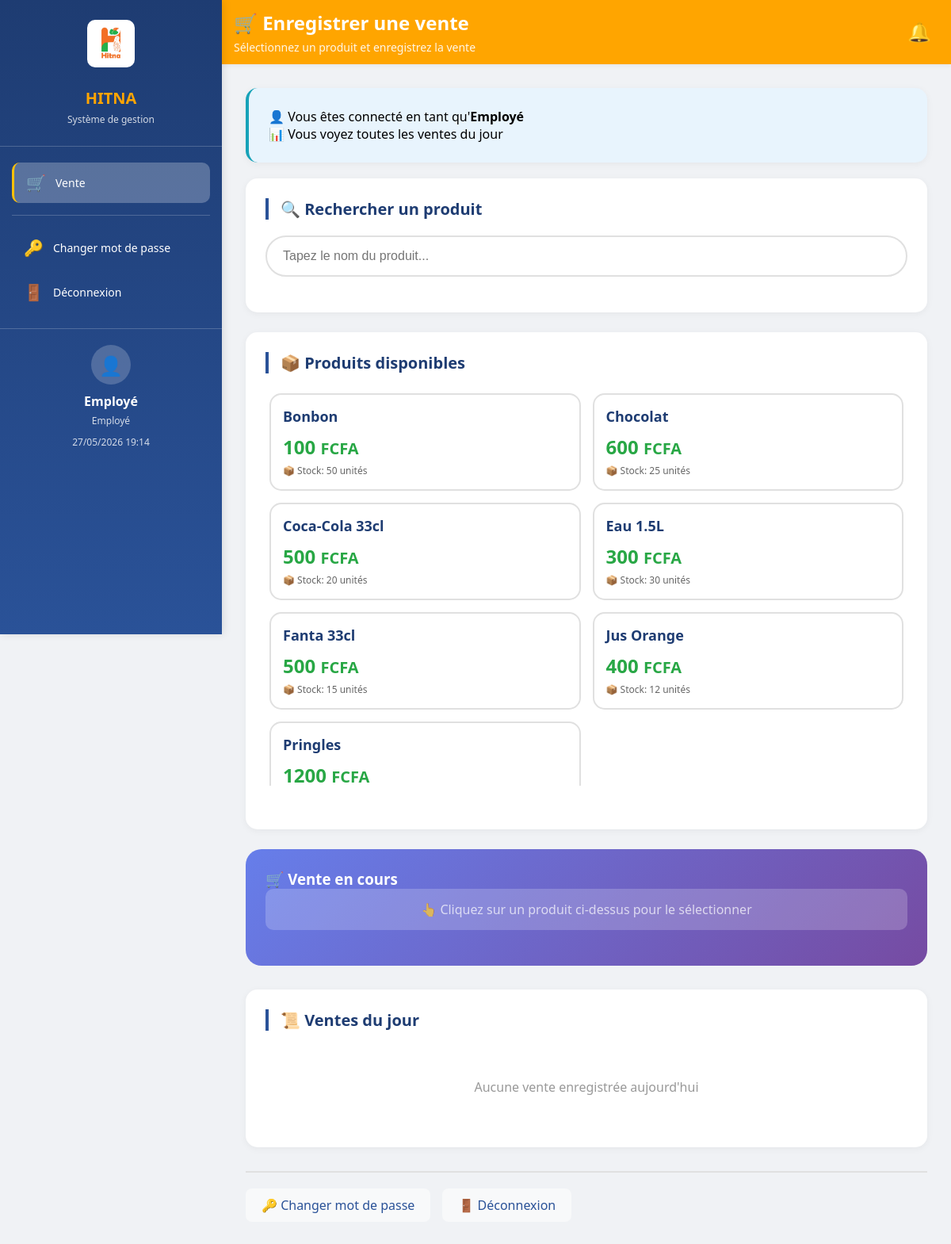
The app's page /vente (signed in) with its own data.
### tables this page shows
CREATE TABLE produits (
        id INTEGER PRIMARY KEY,
        nom TEXT,
        prix INTEGER,
        stock INTEGER DEFAULT 0,
        stock_min INTEGER DEFAULT 5);

### app.py (the view, shortened to what this page needs)
@app.route('/vente', methods=['GET', 'POST'])
def vente():
    if session.get('role') != 'employe':
        return redirect('/login')
    conn = sqlite3.connect('hitna.db')
    c = conn.cursor()
    c.execute("SELECT id, nom, prix, stock FROM produits WHERE stock > 0 ORDER BY nom")
    produits = c.fetchall()
    c.execute('''
        SELECT s.id, p.nom, s.quantite, s.total, s.date_sortie, s.client,
               u.nom as vendeur,
               u.role as role_vendeur
        FROM sorties s
        JOIN produits p ON s.produit_id = p.id
        JOIN users u ON s.employe_id = u.id
        WHERE date(s.date_sortie) = date('now')
        ORDER BY s.date_sortie DESC
    ''')
    historique = c.fetchall()
    c.execute('''
        SELECT
            u.role,
            COUNT(s.id) as nb_ventes,
            SUM(s.total) as total_ventes
        FROM sorties s
        JOIN users u ON s.employe_id = u.id
        WHERE date(s.date_sortie) = date('now')
        GROUP BY u.role
    ''')
    stats_vendeurs = c.fetchall()
    c.execute('''
        SELECT SUM(total) as total_jour, COUNT(*) as nb_ventes
        FROM sorties
        WHERE date(date_sortie) = date('now')
    ''')
    total_general = c.fetchone()
    conn.close()
    return render_template('vente.html',
                         produits=produits,
                         historique=historique,
                         stats_vendeurs=stats_vendeurs,
                         total_general=total_general)

### app.py (called while the page is built)
@app.context_processor
def inject_now():
    return {'date_actuelle': datetime.now().strftime('%d/%m/%Y %H:%M')}

### templates/vente.html (shortened to what this page needs)
{% extends "base.html" %}
{% block page_title %}🛒 Enregistrer une vente{% endblock %}
{% block page_subtitle %}Sélectionnez un produit et enregistrez la vente{% endblock %}
{% block content %}
<div class="card" style="background: #e8f4fd; border-left: 4px solid #17a2b8; margin-bottom: 20px;">
    <p style="margin: 0;">
        👤 Vous êtes connecté en tant qu'<strong>{{ session.user_nom }}</strong><br>
        📊 Vous voyez toutes les ventes du jour
    </p>
</div>
<div class="card">
    <h2 class="card-title">🔍 Rechercher un produit</h2>
    <div class="search-container">
        <input type="text" id="searchInput" class="search-box" placeholder="Tapez le nom du produit..." autocomplete="off">
    </div>
</div>
<div class="card">
    <h2 class="card-title">📦 Produits disponibles</h2>
    <div class="products-grid" id="productsGrid">
        {% for p in produits %}
        <div class="product-card" data-id="{{ p[0] }}" data-name="{{ p[1] }}" data-price="{{ p[2] }}" data-stock="{{ p[3] }}">
            <div class="product-name">{{ p[1] }}</div>
            <div class="product-price">{{ p[2] }} <small>FCFA</small></div>
            <div class="product-stock">📦 Stock: {{ p[3] }} unités</div>
        </div>
        {% endfor %}
    </div>
</div>
<div class="sale-form-container">
    <h3>🛒 Vente en cours</h3>
    <div id="selectedProductDisplay" class="selected-product-info">
        <div style="opacity: 0.7;">👆 Cliquez sur un produit ci-dessus pour le sélectionner</div>
    </div>
</div>
<div class="card">
    <h2 class="card-title">📜 Ventes du jour</h2>
    {% if historique %}
    <div class="table-container">
        <table class="table">
            <thead>
                <tr>
                    <th>Heure</th>
                    <th>Produit</th>
                    <th>Quantité</th>
                    <th>Total (FCFA)</th>
                    <th>Client</th>
                    <th>Vendeur</th>
                </tr>
            </thead>
            <tbody>
                {% for v in historique %}
                <tr>
                    <td>{{ v[4].split(' ')[1] if v[4] else '-' }}</td>
                    <td><strong>{{ v[1] }}</strong></td>
                    <td>{{ v[2] }}</td>
                    <td style="color: #28a745; font-weight: bold;">{{ v[3] }} FCFA</td>
                    <td>{{ v[5] or '-' }}</td>
                    <td>
                        {% if v[7] == 'admin' %}
                            <span class="badge-admin">👑 {{ v[6] }}</span>
                        {% else %}
                            <span class="badge-employe">👤 {{ v[6] }}</span>
                        {% endif %}
                    </td>
                </tr>
                {% endfor %}
            </tbody>
        </table>
    </div>
    <div class="total-jour-card">
        <h3>💰 TOTAL DES VENTES DU JOUR</h3>
        <div class="montant">{{ "{:,.0f}".format(total_general[0] if total_general[0] else 0) }} FCFA</div>
        <div class="nb-ventes">{{ total_general[1] if total_general[1] else 0 }} vente(s) enregistrée(s)</div>
    </div>
    {% else %}
    <p style="text-align: center; color: #999; padding: 40px;">Aucune vente enregistrée aujourd'hui</p>
    {% endif %}
</div>
<div class="nav-links">
    <a href="/changer_mdp">🔑 Changer mot de passe</a>
    <a href="/logout">🚪 Déconnexion</a>
</div>
{% endblock %}

### static/style.css (style rules this page uses)
* { margin: 0; padding: 0; box-sizing: border-box; }
body { font-family: 'Segoe UI', Tahoma, Geneva, Verdana, sans-serif; background: #f0f2f5; min-height: 100vh; }
.card { background: white; border-radius: 15px; padding: 25px; margin-bottom: 25px; box-shadow: 0 2px 10px rgba(0,0,0,0.05); }
.card-title { font-size: 20px; color: #1e3c72; margin-bottom: 20px; border-left: 4px solid #2a5298; padding-left: 15px; }
.nav-links { margin-top: 30px; padding-top: 20px; border-top: 2px solid #e0e0e0; display: flex; gap: 15px; flex-wrap: wrap; }
.nav-links a { color: #2a5298; text-decoration: none; padding: 10px 20px; border-radius: 8px; background: #f8f9fa; }
.card { background: white; border-radius: 15px; padding: 25px; margin-bottom: 25px; box-shadow: 0 2px 10px rgba(0,0,0,0.05); transition: transform 0.3s, box-shadow 0.3s; }
.nav-links a { color: #2a5298; text-decoration: none; padding: 10px 20px; border-radius: 8px; transition: all 0.3s; background: #f8f9fa; }
.search-box { padding: 8px 15px; border: 2px solid #e0e0e0; border-radius: 20px; width: 250px; font-size: 14px; }

### templates/vente.html (style rules this page uses)
.search-container { margin-bottom: 20px; }
.search-box { width: 100%; padding: 15px 20px; font-size: 16px; border: 2px solid #e0e0e0; border-radius: 50px; transition: all 0.3s; }
.products-grid { display: grid; grid-template-columns: repeat(auto-fill, minmax(280px, 1fr)); gap: 15px; margin-bottom: 30px; max-height: 500px; overflow-y: auto; padding: 5px; }
.product-card { background: white; border: 2px solid #e0e0e0; border-radius: 15px; padding: 15px; cursor: pointer; transition: all 0.3s; }
.product-name { font-size: 18px; font-weight: bold; color: #1e3c72; margin-bottom: 10px; }
.product-price { font-size: 24px; font-weight: bold; color: #28a745; }
.product-stock { font-size: 12px; color: #666; margin-top: 5px; }
.sale-form-container { background: linear-gradient(135deg, #667eea 0%, #764ba2 100%); border-radius: 20px; padding: 25px; margin-bottom: 30px; color: white; }
.selected-product-info { background: rgba(255,255,255,0.2); border-radius: 10px; padding: 15px; margin-bottom: 20px; text-align: center; }

### records on screen
produits: nom "Bonbon", prix "100", stock "50"
produits: nom "Chocolat", prix "600", stock "25"
produits: nom "Coca-Cola 33cl", prix "500", stock "20"
produits: nom "Eau 1.5L", prix "300", stock "30"
produits: nom "Fanta 33cl", prix "500", stock "15"
produits: nom "Jus Orange", prix "400", stock "12"
produits: nom "Pringles", prix "1200"

### other values on screen
{{ session.get('user_nom', 'Utilisateur') }} "Employé"
{{ session.get('role_affiche', 'Utilisateur') }} "Employé"
{{ session.user_nom }} "Employé"
